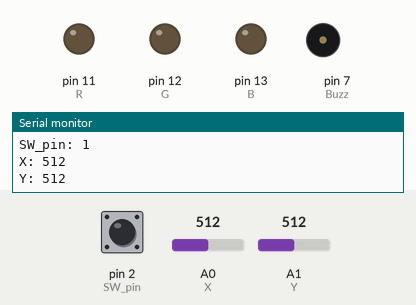
The sketch below on a simulated Arduino Uno, built with avr-gcc and run on an emulated ATmega328P. On the bench: output pins drawn as LEDs (lit = HIGH), buzzer (waves = sounding, pin HIGH), the last lines printed to the serial monitor. Dashed ring = blinking. The test bench sets the inputs (shaded band); at power-on: A0 (X) = 512, A1 (Y) = 512, pin 2 (SW_pin) HIGH.

Above: at 1.2 s.
1.3 s: A0 (X) set to 52
2.8 s: A0 (X) set to 47
At 3.05 s:
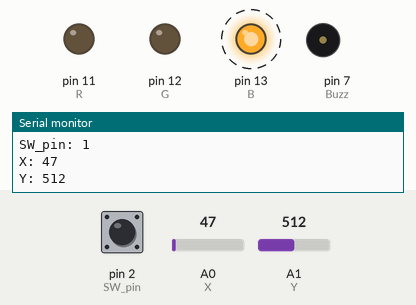
5.8 s: A1 (Y) set to 53
8.8 s: A1 (Y) set to 44
At 9.17 s:
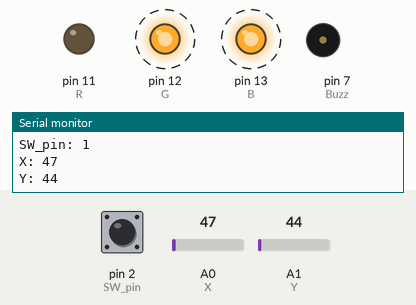
11.8 s: pin 2 (SW_pin) pulled LOW for 1 s
At 12.4 s:
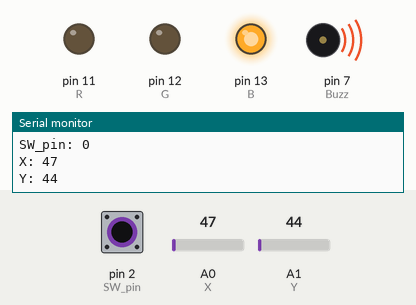
14.8 s: A0 (X) set to 1010
At 15.17 s:
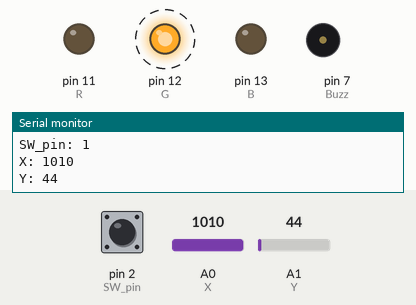
Timing chart, 0 to 18.8 s (numbered marks = the images above; inputs shaded):
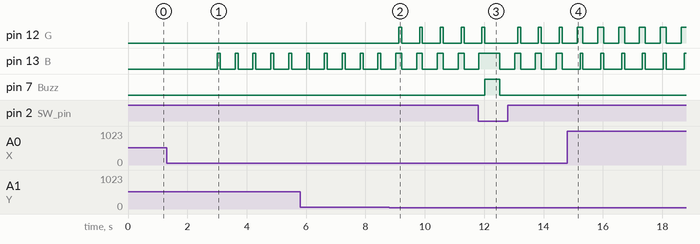

Measured:
- the behaviour switches between 50 and 49 on A0 (X) (found by bisection; images 0 and 1)
- the behaviour switches between 50 and 49 on A1 (Y) (found by bisection; images 1 and 2)
- after the input at 2.8 s, pin 13 (B): alternates HIGH for 0.10 s and LOW for 0.50 s, starting after 0.21 s
- after the input at 8.8 s, pin 12 (G): alternates HIGH for 0.10 s and LOW for 0.60 s, starting after 0.32 s
- after the input at 11.8 s, pin 7 (Buzz): LOW → HIGH after 0.22 s, → LOW 0.50 s later

The sketch:

arduino.ino
```cpp
int SW_pin=2;
int X=0;
int Y=1;
int B=13;
int G=12;
int R=11;
int Buzz=7;
int BJP=0;
int cong=0;
int AAP=0;
int BSP=0;
void setup(){
  pinMode(SW_pin,INPUT);
  digitalWrite(SW_pin,HIGH);
  Serial.begin(9600);
  pinMode(R,OUTPUT);
  pinMode(G,OUTPUT);
  pinMode(B,OUTPUT);
  pinMode(Buzz,OUTPUT);
}
void loop()
{
  Serial.print("SW_pin: ");
  Serial.println(digitalRead(SW_pin));
  Serial.print("X: ");
  Serial.println(analogRead(X));
  Serial.print("Y: ");
  Serial.println(analogRead(Y));
  Serial.print("\n");

 if(analogRead(X)>1000)
{
  BJP++;
  digitalWrite(G,HIGH);
  delay(100);
  digitalWrite(G,LOW);
  }

 if(analogRead(Y)>1000)
{
  cong++;
  digitalWrite(R,HIGH);
  delay(100);
  digitalWrite(R,LOW);
  }
 if(analogRead(X)<50)
{
  AAP++;
  digitalWrite(B,HIGH);
  delay(100);
  digitalWrite(B,LOW);
  }
 if(analogRead(Y)<50)
{
  BSP++;

  digitalWrite(G,HIGH);
  digitalWrite(B,HIGH);
  delay(100);
  digitalWrite(G,LOW);
  digitalWrite(B,LOW);
  }
if(digitalRead(SW_pin)==0)
{
  digitalWrite(Buzz,HIGH);
  if((BJP>cong)&&(BJP>AAP)&&(BJP>BSP))
 { digitalWrite(G,HIGH);
  delay(500);
  digitalWrite(G,LOW);
  digitalWrite(Buzz,LOW);
}
  if((cong>AAP)&&(cong>BSP))
  {digitalWrite(R,HIGH);
  delay(500);
  digitalWrite(R,LOW);
  digitalWrite(Buzz,LOW);
  }
  if(AAP>BSP){
  digitalWrite(B,HIGH);
  delay(500);
  digitalWrite(B,LOW);
  digitalWrite(Buzz,LOW);
  }
  else
  {
  digitalWrite(G,HIGH);
  digitalWrite(B,HIGH);
  delay(500);
  digitalWrite(G,LOW);
  digitalWrite(B,LOW);
  digitalWrite(Buzz,LOW);

  }
}
  delay(500);

  }
```
